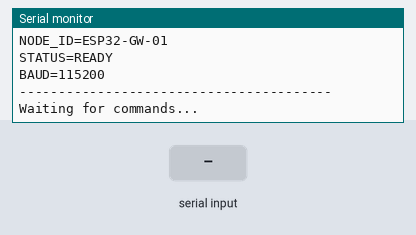
A sketch run on a simulated ESP32. On the bench: the last lines printed to the serial monitor. The test bench sets the inputs (shaded band).

Above: at 2.2 s.
2.3 s: "PING\n" received over Serial
At 2.7 s:
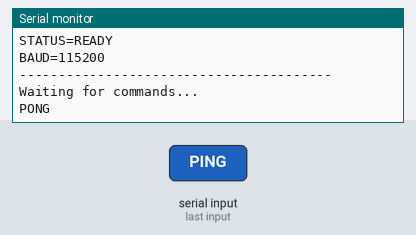
3.8 s: "STATUS\n" received over Serial
At 5.0 s:
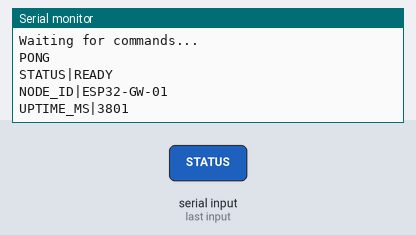
5.3 s: "HELP\n" received over Serial
At 6.3 s:
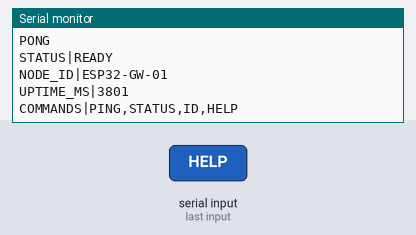
6.8 s: "1\n" received over Serial
At 7.4 s:
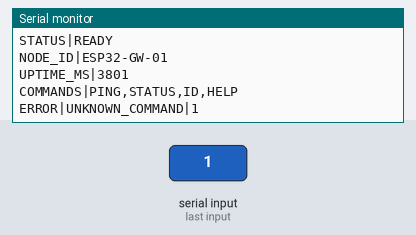

Measured:
- after the input at 2.3 s, the serial monitor: prints a new line at once (image 1)
- after the input at 3.8 s, the serial monitor: prints a new line at once (image 2)
- after the input at 5.3 s, the serial monitor: prints a new line at once (image 3)
- after the input at 6.8 s, the serial monitor: prints a new line at once (image 4)

The sketch:

gateway.ino
```cpp
/*
 * OFFLINE COMMUNICATION SYSTEM
 *
 * ESP32 GATEWAY FIRMWARE
 *
 * Current stage:
 *
 *     Linux Laptop
 *          |
 *         USB
 *          |
 *        ESP32
 *
 * USB Serial Protocol:
 *
 *     PING
 *     STATUS
 *     ID
 *     HELP
 *
 * Future stages:
 *
 *     Wi-Fi
 *     LoRa
 *     Multi-hop routing
 *     Dashboard communication
 *     SOS
 *     GPS
 *     Voice
 */


// ============================================================
// CONFIGURATION
// ============================================================

#define NODE_ID "ESP32-GW-01"

const unsigned long SERIAL_BAUD = 115200;


// ============================================================
// GLOBALS
// ============================================================

String inputBuffer = "";


// ============================================================
// SETUP
// ============================================================

void setup() {

  Serial.begin(SERIAL_BAUD);

  delay(1000);


  Serial.println();

  Serial.println(
    "========================================"
  );

  Serial.println(
    " OFFLINE COMMUNICATION SYSTEM"
  );

  Serial.println(
    " ESP32 GATEWAY"
  );

  Serial.println(
    "========================================"
  );

  Serial.println(
    "NODE_ID=" NODE_ID
  );

  Serial.println(
    "STATUS=READY"
  );

  Serial.println(
    "BAUD=115200"
  );

  Serial.println(
    "----------------------------------------"
  );

  Serial.println(
    "Waiting for commands..."
  );

  Serial.println();
}


// ============================================================
// MAIN LOOP
// ============================================================

void loop() {

  readSerialCommands();

}


// ============================================================
// SERIAL COMMAND READER
// ============================================================

void readSerialCommands() {

  while (Serial.available() > 0) {

    char receivedChar = Serial.read();


    // --------------------------------------------------------
    // Ignore carriage return
    // --------------------------------------------------------

    if (receivedChar == '\r') {

      continue;

    }


    // --------------------------------------------------------
    // Newline = command complete
    // --------------------------------------------------------

    if (receivedChar == '\n') {

      inputBuffer.trim();


      if (inputBuffer.length() > 0) {

        processCommand(inputBuffer);

      }


      inputBuffer = "";

    }


    // --------------------------------------------------------
    // Normal character
    // --------------------------------------------------------

    else {

      if (inputBuffer.length() < 256) {

        inputBuffer += receivedChar;

      }


      else {

        Serial.println(
          "ERROR|COMMAND_TOO_LONG"
        );

        inputBuffer = "";

      }

    }

  }

}


// ============================================================
// COMMAND PROCESSOR
// ============================================================

void processCommand(String command) {

  command.trim();


  // ----------------------------------------------------------
  // Make command matching case-insensitive
  // ----------------------------------------------------------

  String upperCommand = command;

  upperCommand.toUpperCase();


  // ==========================================================
  // PING
  // ==========================================================

  if (upperCommand == "PING") {

    Serial.println(
      "PONG"
    );

  }


  // ==========================================================
  // STATUS
  // ==========================================================

  else if (upperCommand == "STATUS") {

    Serial.println(
      "STATUS|READY"
    );

    Serial.print(
      "NODE_ID|"
    );

    Serial.println(
      NODE_ID
    );

    Serial.print(
      "UPTIME_MS|"
    );

    Serial.println(
      millis()
    );

  }


  // ==========================================================
  // NODE ID
  // ==========================================================

  else if (upperCommand == "ID") {

    Serial.print(
      "NODE_ID|"
    );

    Serial.println(
      NODE_ID
    );

  }


  // ==========================================================
  // HELP
  // ==========================================================

  else if (upperCommand == "HELP") {

    Serial.println(
      "COMMANDS|PING,STATUS,ID,HELP"
    );

  }


  // ==========================================================
  // UNKNOWN COMMAND
  // ==========================================================

  else {

    Serial.print(
      "ERROR|UNKNOWN_COMMAND|"
    );

    Serial.println(
      command
    );

  }

}
```
